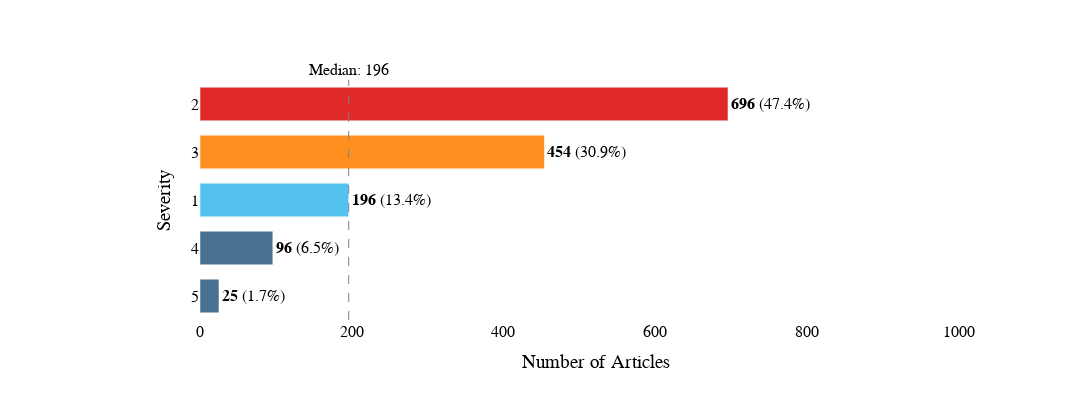
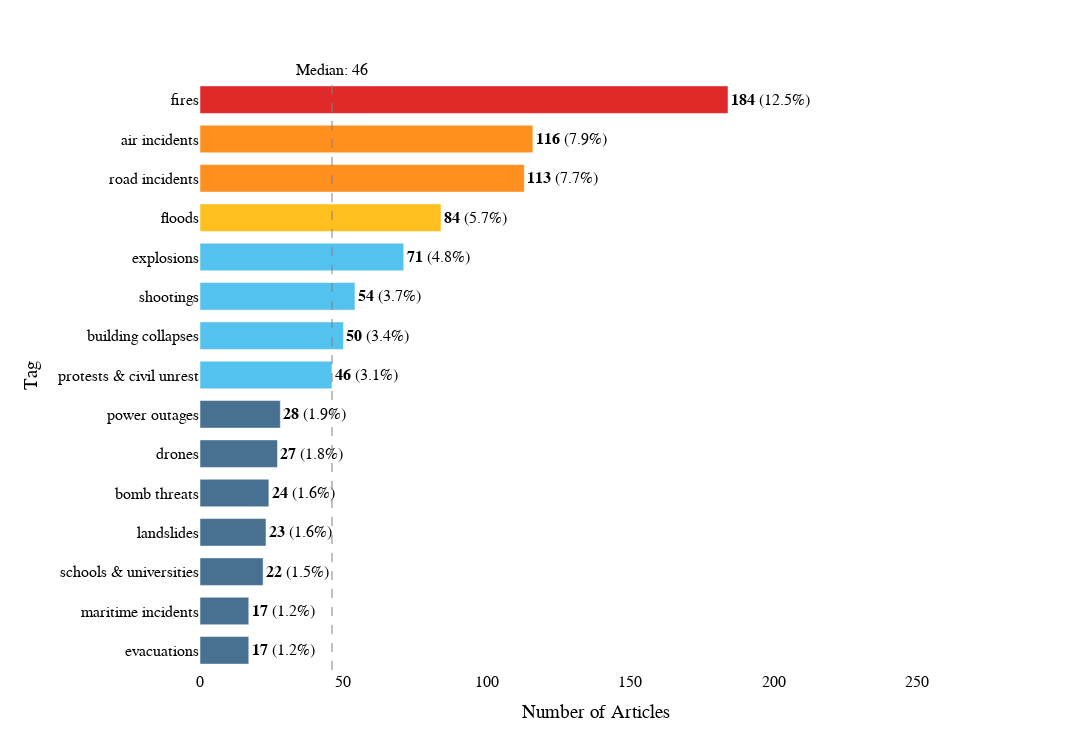
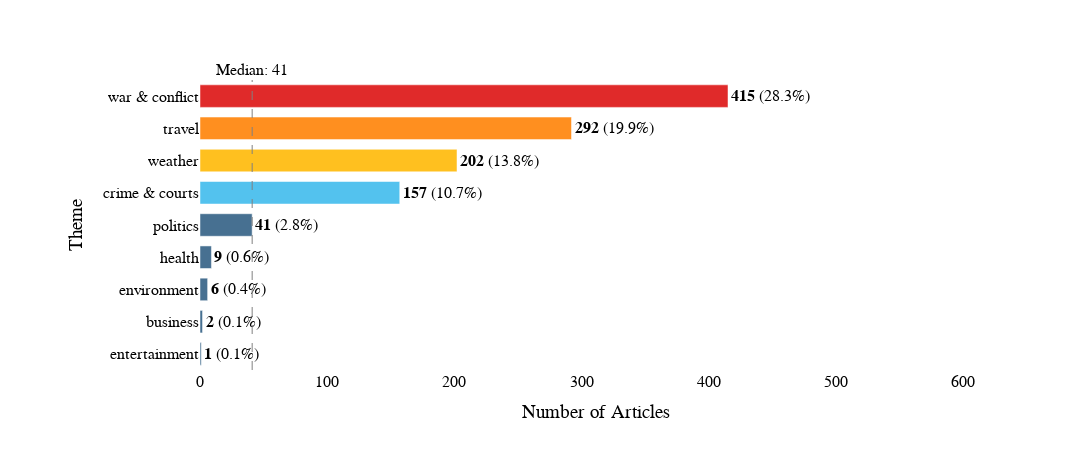
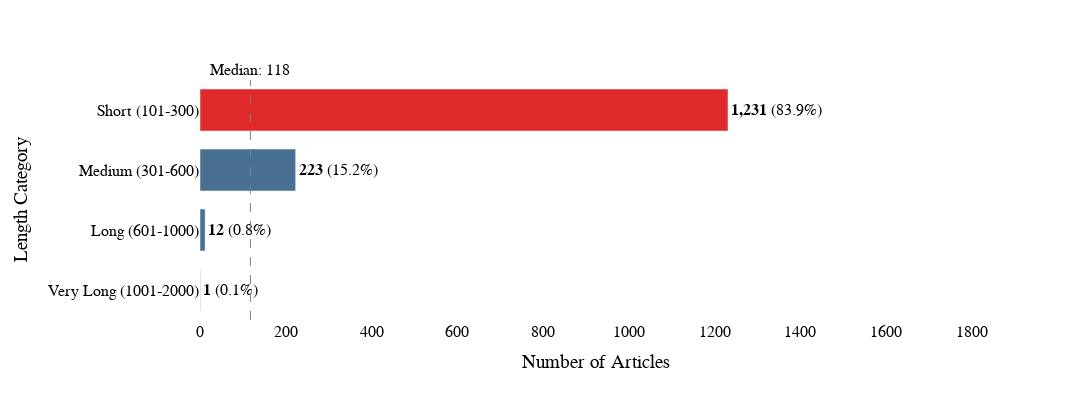

The notebook cell saved with these charts, in order:
### Code cell
# FACTAL Distribution Analysis (Forecast Generation Style)
if factal_pd is not None:
    
    def create_factal_distribution_plot(data_column, column_name, top_n=15, chart_title=None):
        """
        Create a horizontal bar chart with forecast_generation styling for Factal data
        """
        if column_name not in factal_pd.columns:
            print(f"Column '{column_name}' not found in Factal dataset")
            return None, None
            
        # Handle potential null values and convert to string
        data_series = factal_pd[column_name].fillna('Unknown').astype(str)
        
        # Get value counts
        value_counts = data_series.value_counts()
        
        # Remove 'Unknown' or empty values for cleaner visualization
        value_counts = value_counts[~value_counts.index.isin(['Unknown', 'nan', '', 'None', "N/A", "Air India"])]
        
        # Take top N values if specified
        if top_n and len(value_counts) > top_n:
            value_counts = value_counts.head(top_n)
            title_suffix = f" (Top {top_n})"
        else:
            title_suffix = ""
        
        if len(value_counts) == 0:
            print(f"No valid data found for {column_name}")
            return None, None
        
        # Sort in ascending order for proper horizontal bar chart display
        value_counts = value_counts.sort_values(ascending=True)
        
        # Prepare data
        categories = value_counts.index.tolist()
        counts = value_counts.values.tolist()
        
        # Create text labels showing both count and percentage
        total_events = len(data_series[~data_series.isin(['Unknown', 'nan', '', 'None'])])
        text_labels = []
        for count in counts:
            percentage = (count / total_events) * 100
            text_labels.append(f"<b>{count:,}</b> ({percentage:.1f}%)")
        
        # Create color mapping (similar to forecast_generation script)
        colors = []
        max_count = max(counts)
        for count in counts:
            # Color intensity based on relative frequency
            intensity = count / max_count
            if intensity >= 0.8:
                colors.append("#E02A2A")  # High frequency - saddle brown
            elif intensity >= 0.6:
                colors.append("#FF8F1F")  # Medium-high frequency - sandy brown
            elif intensity >= 0.4:
                colors.append("#FFC01F")  # Medium frequency - goldenrod
            elif intensity >= 0.2:
                colors.append("#53C2EE")  # Low-medium frequency - light sea green
            else:
                colors.append("#477091")  # Low frequency - steel blue
        
        # Create the horizontal bar chart
        fig = go.Figure()
        
        fig.add_trace(go.Bar(
            y=categories,
            x=counts,
            orientation='h',
            marker=dict(
                color=colors,
                line=dict(color='white', width=0.5)
            ),
            text=text_labels,
            textposition='outside',
            textfont=dict(size=16),
            cliponaxis=False,
            hovertemplate=(
                "<b>%{y}</b><br>"
                "Count: %{x:,}<br>"
                "Percentage: %{customdata:.1f}%"
                "<extra></extra>"
            ),
            customdata=[(count / total_events) * 100 for count in counts]
        ))
        
        # Calculate dynamic height based on number of categories
        num_categories = len(categories)
        bar_height = 50
        calculated_height = max(400, num_categories * bar_height)
        
        # Set x-axis range with extra space for labels
        x_range = [0, max(counts) * 1.5]
        
        # Update axes with styling similar to forecast_generation
        fig.update_xaxes(
            showticklabels=True,
            tickfont=dict(size=16),
            showgrid=False,
            gridcolor='lightgray',
            automargin=True,
            title="Number of Articles"
        )

        fig.update_yaxes(
            tickfont=dict(size=16),
            tickmode='linear',
            showgrid=False,
            side='left',
            categoryorder='array',
            categoryarray=categories,
            automargin=True,
            title=column_name.replace('_', ' ').title()
        )
        
        # Update layout with styling similar to forecast_generation
        fig.update_layout(
            font=dict(size=16, family="Times New Roman", color="black"),
            uniformtext_minsize=16,
            uniformtext_mode='show',
            margin=dict(l=200, r=100, t=80, b=80),
            height=calculated_height,
            width=1200,
            paper_bgcolor='white',
            plot_bgcolor='white',
            showlegend=False,
            xaxis=dict(range=x_range),
            bargap=0.3
        )
        
        # Add vertical line at median for reference
        median_count = np.median(counts)
        fig.add_vline(
            x=median_count, 
            line_dash="dash", 
            line_color="gray", 
            line_width=1,
            annotation_text=f"Median: {median_count:,.0f}",
            annotation_position="top"
        )
        
        return fig, value_counts
    
    print("="*60)
    print("FACTAL DISTRIBUTION ANALYSIS")
    print("="*60)
    
    # 1. Severity Distribution
    print("Creating Factal Severity Distribution...")
    severity_col = None
    # Check for different possible severity column names
    for col in ['severity', 'Severity', 'severity_score', 'alert_level']:
        if col in factal_pd.columns:
            severity_col = col
            break
    
    if severity_col:
        fig_severity, severity_stats = create_factal_distribution_plot(severity_col, severity_col)
        if fig_severity:
            fig_severity.show()
            print(f"Severity levels found: {len(severity_stats)}")
        else:
            print(f"No valid severity data found in column '{severity_col}'")
    else:
        print("No severity column found in Factal data")
        print(f"Available columns: {list(factal_pd.columns)}")
    
    # 2. Tag Distribution (Top 15)
    print(f"\nCreating Factal Tag Distribution...")
    tag_col = None
    # Check for different possible tag column names
    for col in ['tag', 'tags', 'Tag', 'Tags', 'category', 'categories']:
        if col in factal_pd.columns:
            tag_col = col
            break
    
    if tag_col:
        fig_tag, tag_stats = create_factal_distribution_plot(tag_col, tag_col, top_n=15)
        if fig_tag:
            fig_tag.show()
            print(f"Total unique tags: {factal_pd[tag_col].nunique()}")
            print(f"Showing top 15 tags")
        else:
            print(f"No valid tag data found in column '{tag_col}'")
    else:
        print("No tag column found in Factal data")
    
    # 3. Theme Distribution (Top 15)
    print(f"\nCreating Factal Theme Distribution...")
    theme_col = None
    # Check for different possible theme column names
    for col in ['theme', 'themes', 'Theme', 'Themes', 'topic', 'topics']:
        if col in factal_pd.columns:
            theme_col = col
            break
    
    if theme_col:
        fig_theme, theme_stats = create_factal_distribution_plot(theme_col, theme_col, top_n=15)
        if fig_theme:
            fig_theme.show()
            print(f"Total unique themes: {factal_pd[theme_col].nunique()}")
            print(f"Showing top 15 themes")
        else:
            print(f"No valid theme data found in column '{theme_col}'")
    else:
        print("No theme column found in Factal data")
    
    # 4. Content Length Distribution (if text data is available)
    print(f"\nAnalyzing Factal Content Length...")
    text_cols = ['content', 'text', 'description', 'summary', 'body']
    text_col = None
    for col in text_cols:
        if col in factal_pd.columns:
            text_col = col
            break
    
    if text_col:
        # Calculate text lengths
        factal_pd['content_length'] = factal_pd[text_col].fillna('').astype(str).str.len()
        
        # Create length categories
        def categorize_length(x):
            if x == 0:
                return "Empty"
            elif 1 <= x <= 100:
                return "Very Short (1-100)"
            elif 101 <= x <= 300:
                return "Short (101-300)"
            elif 301 <= x <= 600:
                return "Medium (301-600)"
            elif 601 <= x <= 1000:
                return "Long (601-1000)"
            elif 1001 <= x <= 2000:
                return "Very Long (1001-2000)"
            else:
                return "Extremely Long (2000+)"
        
        factal_pd['length_category'] = factal_pd['content_length'].apply(categorize_length)
        
        fig_length, length_stats = create_factal_distribution_plot('length_category', 'length_category')
        if fig_length:
            fig_length.show()
            
            # Print length statistics
            print(f"Average content length: {factal_pd['content_length'].mean():.0f} characters")
            print(f"Median content length: {factal_pd['content_length'].median():.0f} characters")
            print(f"Maximum content length: {factal_pd['content_length'].max():,} characters")
            print(f"Articles with empty content: {(factal_pd['content_length'] == 0).sum():,} ({(factal_pd['content_length'] == 0).mean()*100:.1f}%)")
    else:
        print("No text content column found for length analysis")
    
    # Print overall Factal summary
    print(f"\n" + "="*60)
    print("COMPREHENSIVE FACTAL SUMMARY")
    print("="*60)
    print(f"Total articles in merged dataset: {len(factal_pd):,}")
    
    if 'date' in factal_pd.columns or 'published_date' in factal_pd.columns or 'timestamp' in factal_pd.columns:
        date_col = None
        for col in ['date', 'published_date', 'timestamp', 'created_at']:
            if col in factal_pd.columns:
                date_col = col
                break
        
        if date_col:
            try:
                factal_pd[date_col] = pd.to_datetime(factal_pd[date_col])
                print(f"Date range: {factal_pd[date_col].min()} to {factal_pd[date_col].max()}")
                print(f"Time span: {(factal_pd[date_col].max() - factal_pd[date_col].min()).days} days")
            except:
                print(f"Could not parse dates in column '{date_col}'")
    
    if 'country' in factal_pd.columns or 'region' in factal_pd.columns:
        geo_col = 'country' if 'country' in factal_pd.columns else 'region'
        print(f"Geographic regions covered: {factal_pd[geo_col].nunique()}")
        top_regions = factal_pd[geo_col].value_counts().head(3)
        print(f"Top 3 {geo_col}s by article count:")
        for region, count in top_regions.items():
            print(f"  {region}: {count:,} articles")
    
else:
    print("Factal data not available for distribution analysis")

### Figure 1 — Plotly figure (JSON) as saved in the notebook; plotly's stock layout.template omitted (floating-point values rounded to 4 significant figures)
{"data": [{"cliponaxis": false, "customdata": [1.704, 6.544, 13.36, 30.95, 47.44], "hovertemplate": "<b>%{y}</b><br>Count: %{x:,}<br>Percentage: %{customdata:.1f}%<extra></extra>", "marker": {"color": ["#477091", "#477091", "#53C2EE", "#FF8F1F", "#E02A2A"], "line": {"color": "white", "width": 0.5}}, "orientation": "h", "text": ["<b>25</b> (1.7%)", "<b>96</b> (6.5%)", "<b>196</b> (13.4%)", "<b>454</b> (30.9%)", "<b>696</b> (47.4%)"], "textfont": {"size": 16}, "textposition": "outside", "type": "bar", "x": [25, 96, 196, 454, 696], "y": ["5", "4", "1", "3", "2"]}], "layout": {"annotations": [{"showarrow": false, "text": "Median: 196", "x": 196, "xanchor": "center", "xref": "x", "y": 1, "yanchor": "bottom", "yref": "y domain"}], "bargap": 0.3, "font": {"color": "black", "family": "Times New Roman", "size": 16}, "height": 400, "margin": {"b": 80, "l": 200, "r": 100, "t": 80}, "paper_bgcolor": "white", "plot_bgcolor": "white", "shapes": [{"line": {"color": "gray", "dash": "dash", "width": 1}, "type": "line", "x0": 196, "x1": 196, "xref": "x", "y0": 0, "y1": 1, "yref": "y domain"}], "showlegend": false, "uniformtext": {"minsize": 16, "mode": "show"}, "width": 1200, "xaxis": {"automargin": true, "gridcolor": "lightgray", "range": [0, 1044], "showgrid": false, "showticklabels": true, "tickfont": {"size": 16}, "title": {"text": "Number of Articles"}}, "yaxis": {"automargin": true, "categoryarray": ["5", "4", "1", "3", "2"], "categoryorder": "array", "showgrid": false, "side": "left", "tickfont": {"size": 16}, "tickmode": "linear", "title": {"text": "Severity"}}}}

### Figure 2 — Plotly figure (JSON) as saved in the notebook; plotly's stock layout.template omitted (floating-point values rounded to 4 significant figures)
{"data": [{"cliponaxis": false, "customdata": [1.159, 1.159, 1.5, 1.568, 1.636, 1.84, 1.909, 3.136, 3.408, 3.681, 4.84, 5.726, 7.703, 7.907, 12.54], "hovertemplate": "<b>%{y}</b><br>Count: %{x:,}<br>Percentage: %{customdata:.1f}%<extra></extra>", "marker": {"color": ["#477091", "#477091", "#477091", "#477091", "#477091", "#477091", "#477091", "#53C2EE", "#53C2EE", "#53C2EE", "#53C2EE", "#FFC01F", "#FF8F1F", "#FF8F1F", "#E02A2A"], "line": {"color": "white", "width": 0.5}}, "orientation": "h", "text": ["<b>17</b> (1.2%)", "<b>17</b> (1.2%)", "<b>22</b> (1.5%)", "<b>23</b> (1.6%)", "<b>24</b> (1.6%)", "<b>27</b> (1.8%)", "<b>28</b> (1.9%)", "<b>46</b> (3.1%)", "<b>50</b> (3.4%)", "<b>54</b> (3.7%)", "<b>71</b> (4.8%)", "<b>84</b> (5.7%)", "<b>113</b> (7.7%)", "<b>116</b> (7.9%)", "<b>184</b> (12.5%)"], "textfont": {"size": 16}, "textposition": "outside", "type": "bar", "x": [17, 17, 22, 23, 24, 27, 28, 46, 50, 54, 71, 84, 113, 116, 184], "y": ["evacuations", "maritime incidents", "schools & universities", "landslides", "bomb threats", "drones", "power outages", "protests & civil unrest", "building collapses", "shootings", "explosions", "floods", "road incidents", "air incidents", "fires"]}], "layout": {"annotations": [{"showarrow": false, "text": "Median: 46", "x": 46, "xanchor": "center", "xref": "x", "y": 1, "yanchor": "bottom", "yref": "y domain"}], "bargap": 0.3, "font": {"color": "black", "family": "Times New Roman", "size": 16}, "height": 750, "margin": {"b": 80, "l": 200, "r": 100, "t": 80}, "paper_bgcolor": "white", "plot_bgcolor": "white", "shapes": [{"line": {"color": "gray", "dash": "dash", "width": 1}, "type": "line", "x0": 46, "x1": 46, "xref": "x", "y0": 0, "y1": 1, "yref": "y domain"}], "showlegend": false, "uniformtext": {"minsize": 16, "mode": "show"}, "width": 1200, "xaxis": {"automargin": true, "gridcolor": "lightgray", "range": [0, 276], "showgrid": false, "showticklabels": true, "tickfont": {"size": 16}, "title": {"text": "Number of Articles"}}, "yaxis": {"automargin": true, "categoryarray": ["evacuations", "maritime incidents", "schools & universities", "landslides", "bomb threats", "drones", "power outages", "protests & civil unrest", "building collapses", "shootings", "explosions", "floods", "road incidents", "air incidents", "fires"], "categoryorder": "array", "showgrid": false, "side": "left", "tickfont": {"size": 16}, "tickmode": "linear", "title": {"text": "Tag"}}}}

### Figure 3 — Plotly figure (JSON) as saved in the notebook; plotly's stock layout.template omitted (floating-point values rounded to 4 significant figures)
{"data": [{"cliponaxis": false, "customdata": [0.06817, 0.1363, 0.409, 0.6135, 2.795, 10.7, 13.77, 19.9, 28.29], "hovertemplate": "<b>%{y}</b><br>Count: %{x:,}<br>Percentage: %{customdata:.1f}%<extra></extra>", "marker": {"color": ["#477091", "#477091", "#477091", "#477091", "#477091", "#53C2EE", "#FFC01F", "#FF8F1F", "#E02A2A"], "line": {"color": "white", "width": 0.5}}, "orientation": "h", "text": ["<b>1</b> (0.1%)", "<b>2</b> (0.1%)", "<b>6</b> (0.4%)", "<b>9</b> (0.6%)", "<b>41</b> (2.8%)", "<b>157</b> (10.7%)", "<b>202</b> (13.8%)", "<b>292</b> (19.9%)", "<b>415</b> (28.3%)"], "textfont": {"size": 16}, "textposition": "outside", "type": "bar", "x": [1, 2, 6, 9, 41, 157, 202, 292, 415], "y": ["entertainment", "business", "environment", "health", "politics", "crime & courts", "weather", "travel", "war & conflict"]}], "layout": {"annotations": [{"showarrow": false, "text": "Median: 41", "x": 41, "xanchor": "center", "xref": "x", "y": 1, "yanchor": "bottom", "yref": "y domain"}], "bargap": 0.3, "font": {"color": "black", "family": "Times New Roman", "size": 16}, "height": 450, "margin": {"b": 80, "l": 200, "r": 100, "t": 80}, "paper_bgcolor": "white", "plot_bgcolor": "white", "shapes": [{"line": {"color": "gray", "dash": "dash", "width": 1}, "type": "line", "x0": 41, "x1": 41, "xref": "x", "y0": 0, "y1": 1, "yref": "y domain"}], "showlegend": false, "uniformtext": {"minsize": 16, "mode": "show"}, "width": 1200, "xaxis": {"automargin": true, "gridcolor": "lightgray", "range": [0, 622.5], "showgrid": false, "showticklabels": true, "tickfont": {"size": 16}, "title": {"text": "Number of Articles"}}, "yaxis": {"automargin": true, "categoryarray": ["entertainment", "business", "environment", "health", "politics", "crime & courts", "weather", "travel", "war & conflict"], "categoryorder": "array", "showgrid": false, "side": "left", "tickfont": {"size": 16}, "tickmode": "linear", "title": {"text": "Theme"}}}}

### Figure 4 — Plotly figure (JSON) as saved in the notebook; plotly's stock layout.template omitted (floating-point values rounded to 4 significant figures)
{"data": [{"cliponaxis": false, "customdata": [0.06817, 0.818, 15.2, 83.91], "hovertemplate": "<b>%{y}</b><br>Count: %{x:,}<br>Percentage: %{customdata:.1f}%<extra></extra>", "marker": {"color": ["#477091", "#477091", "#477091", "#E02A2A"], "line": {"color": "white", "width": 0.5}}, "orientation": "h", "text": ["<b>1</b> (0.1%)", "<b>12</b> (0.8%)", "<b>223</b> (15.2%)", "<b>1,231</b> (83.9%)"], "textfont": {"size": 16}, "textposition": "outside", "type": "bar", "x": [1, 12, 223, 1231], "y": ["Very Long (1001-2000)", "Long (601-1000)", "Medium (301-600)", "Short (101-300)"]}], "layout": {"annotations": [{"showarrow": false, "text": "Median: 118", "x": 117.5, "xanchor": "center", "xref": "x", "y": 1, "yanchor": "bottom", "yref": "y domain"}], "bargap": 0.3, "font": {"color": "black", "family": "Times New Roman", "size": 16}, "height": 400, "margin": {"b": 80, "l": 200, "r": 100, "t": 80}, "paper_bgcolor": "white", "plot_bgcolor": "white", "shapes": [{"line": {"color": "gray", "dash": "dash", "width": 1}, "type": "line", "x0": 117.5, "x1": 117.5, "xref": "x", "y0": 0, "y1": 1, "yref": "y domain"}], "showlegend": false, "uniformtext": {"minsize": 16, "mode": "show"}, "width": 1200, "xaxis": {"automargin": true, "gridcolor": "lightgray", "range": [0, 1846.0], "showgrid": false, "showticklabels": true, "tickfont": {"size": 16}, "title": {"text": "Number of Articles"}}, "yaxis": {"automargin": true, "categoryarray": ["Very Long (1001-2000)", "Long (601-1000)", "Medium (301-600)", "Short (101-300)"], "categoryorder": "array", "showgrid": false, "side": "left", "tickfont": {"size": 16}, "tickmode": "linear", "title": {"text": "Length Category"}}}}
